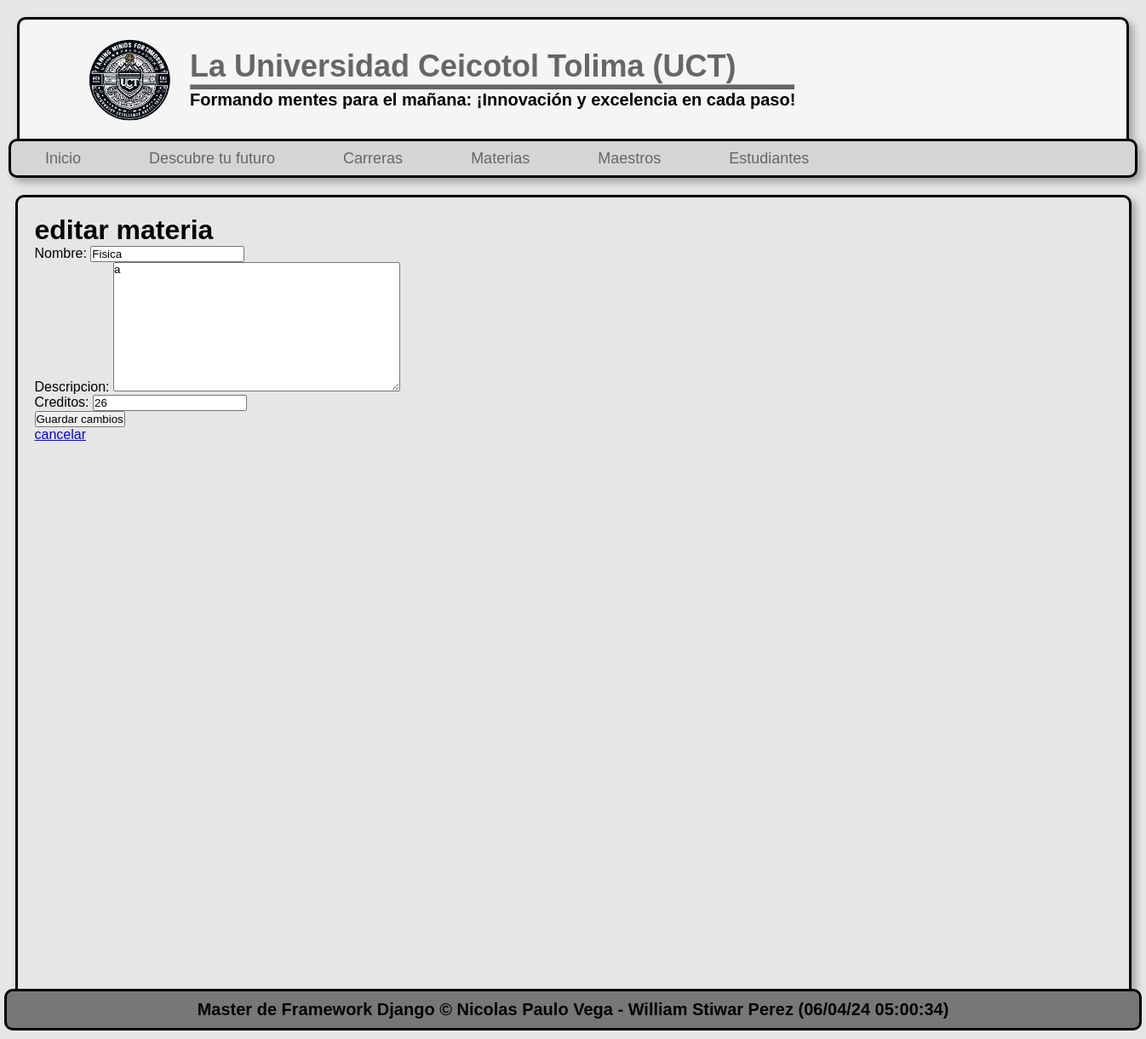
The app's page /editar-materia/1/ with its own data.
### pagina/models.py (models this page shows, shortened)
class Materi(models.Model):
    code = models.AutoField(primary_key=True, verbose_name="codigo")
    name = models.CharField(max_length=150, verbose_name="nombre")
    description = models.TextField(verbose_name="descripcion")
    credits = models.IntegerField(verbose_name="creditos")
    Creation_date = models.DateTimeField(auto_now_add=True, verbose_name="fecha de creación")
    update_date = models.DateField(auto_now=True, verbose_name="fecha de actualización")
    class Meta:
        verbose_name="Materia"
        verbose_name_plural="Materias"

### pagina/views.py (the view)
# urls.py: path('editar-materia/<int:code>/', pagina.views.edit_courses, name='edit_course'),
def edit_courses(request, code):
    course = Materi.objects.filter(pk=code).first()
    form = MateriForm(instance=course)
    return render(request, 'edit/course.html', {'form': form, 'course': course})

### pagina/forms.py
class MateriForm(forms.ModelForm):
    class Meta:
        model = Materi
        fields = ['name', 'description', 'credits']
        labels = {
            'name': 'Nombre',
            'description': 'Descripcion',
            'credits': 'Creditos'
        }
        widgets = {
        'name': forms.TextInput(attrs={'class': 'form-control', 'placeholder': 'Nombre'}),
        'description': forms.Textarea(attrs={'class': 'form-control', 'placeholder': 'Descripción'}),
        'credits': forms.NumberInput(attrs={'class': 'form-control', 'placeholder': 'Créditos'}),
        }

### pagina/templates/edit/course.html (shortened to what this page needs)
{% extends "layout.html" %}
{% load static %}
{% block content %}
    <h1>editar materia</h1>
    <form action="{% url 'update_course' course.code %}" method="post">
        {{ form.as_p }}
        <button type="submit">Guardar cambios</button>
    </form>
    <a href="{% url 'courses' %}">cancelar</a>
{% endblock %}

### pagina/static/css/style.css (style rules this page uses)
* { margin: 0px; padding: 0px; font-family: Arial, Helvetica, sans-serif; }
body { background-color: #E6E6E6; }

### records on screen
Materi: name "Fisica", description "a", credits "26"
